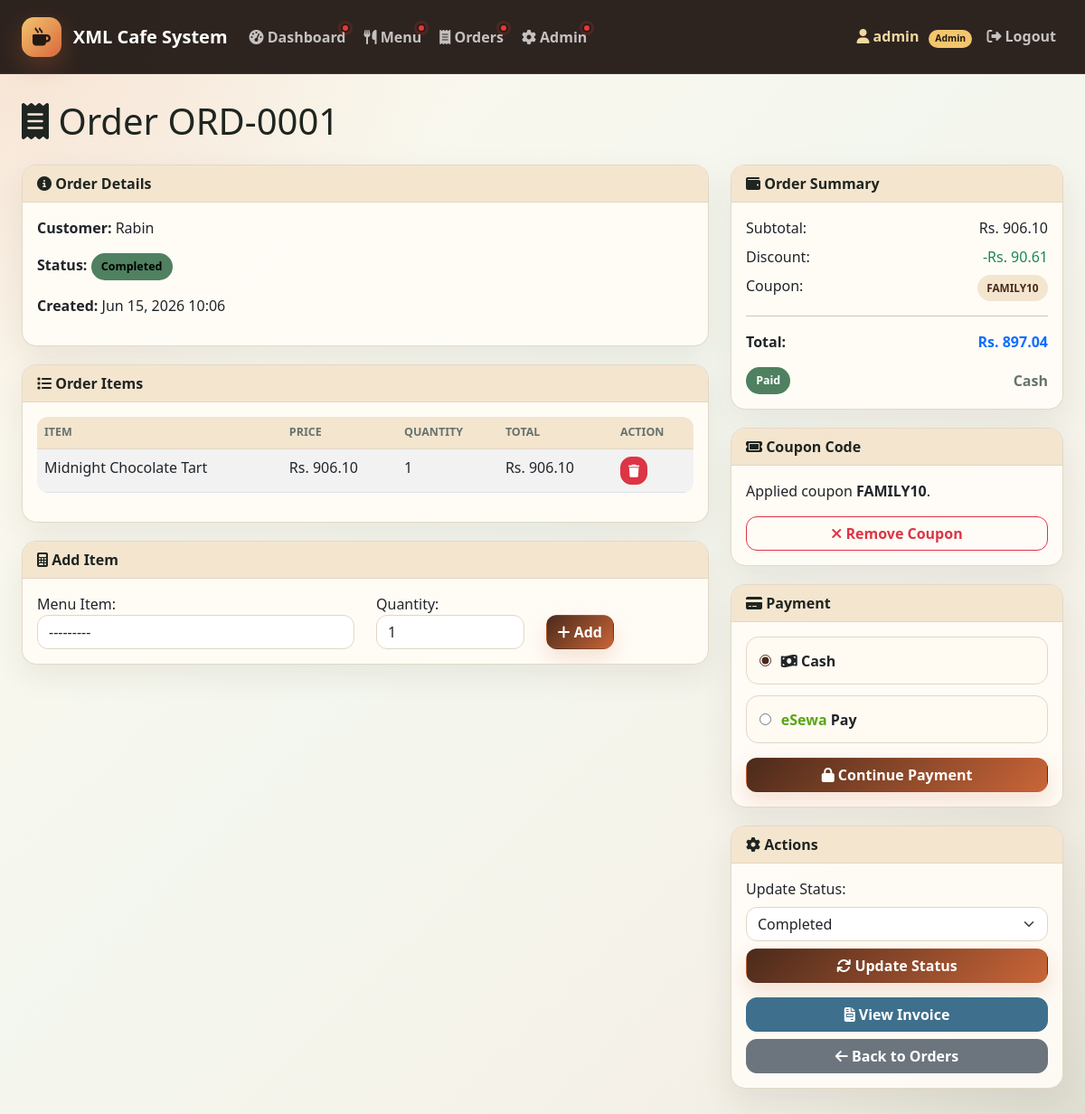
Page /orders/1/ (signed in) on the committed database.
### cafe_app/models.py (models this page shows, shortened)
class Order(models.Model):
    STATUS_CHOICES = [
        ('pending', 'Pending'),
        ('preparing', 'Preparing'),
        ('completed', 'Completed'),
        ('cancelled', 'Cancelled'),
    ]
    PAYMENT_METHOD_CHOICES = [
        ('unpaid', 'Unpaid'),
        ('cash', 'Cash'),
        ('esewa', 'eSewa'),
    ]
    PAYMENT_STATUS_CHOICES = [
        ('unpaid', 'Unpaid'),
        ('pending', 'Pending'),
        ('paid', 'Paid'),
    ]
    order_number = models.CharField(max_length=50, unique=True)
    customer_name = models.CharField(max_length=200)
    status = models.CharField(max_length=20, choices=STATUS_CHOICES, default='pending')
    subtotal = models.DecimalField(max_digits=10, decimal_places=2, default=Decimal('0.00'))
    discount = models.DecimalField(max_digits=10, decimal_places=2, default=Decimal('0.00'))
    coupon = models.ForeignKey(Coupon, on_delete=models.SET_NULL, null=True, blank=True)
    coupon_code = models.CharField(max_length=30, blank=True)
    coupon_redeemed = models.BooleanField(default=False)
    tax = models.DecimalField(max_digits=10, decimal_places=2, default=Decimal('0.00'))
    total = models.DecimalField(max_digits=10, decimal_places=2, default=Decimal('0.00'))
    payment_method = models.CharField(max_length=10, choices=PAYMENT_METHOD_CHOICES, default='unpaid')
    payment_status = models.CharField(max_length=10, choices=PAYMENT_STATUS_CHOICES, default='unpaid')
    reward_points_awarded = models.BooleanField(default=False)
    esewa_reference = models.CharField(max_length=60, blank=True)
    notes = models.TextField(blank=True)
    created_by = models.ForeignKey(User, on_delete=models.SET_NULL, null=True, related_name='created_orders')
    created_at = models.DateTimeField(auto_now_add=True)
    updated_at = models.DateTimeField(auto_now=True)
    class Meta:
        ordering = ['-created_at']

class OrderItem(models.Model):
    order = models.ForeignKey(Order, on_delete=models.CASCADE, related_name='items')
    menu_item = models.ForeignKey(MenuItem, on_delete=models.CASCADE)
    quantity = models.PositiveIntegerField(default=1, validators=[MinValueValidator(1)])
    price_at_order = models.DecimalField(max_digits=10, decimal_places=2)
    class Meta:
        ordering = ['id']
    @property
    def line_total(self):
        return self.price_at_order * self.quantity

class MenuItem(models.Model):
    CATEGORY_CHOICES = [
        ('beverages', 'Beverages'),
        ('snacks', 'Snacks'),
        ('meals', 'Meals'),
        ('desserts', 'Desserts'),
    ]
    name = models.CharField(max_length=200)
    price = models.DecimalField(max_digits=10, decimal_places=2, validators=[MinValueValidator(Decimal('0.01'))])
    category = models.CharField(max_length=20, choices=CATEGORY_CHOICES)
    description = models.TextField(blank=True)
    image = models.ImageField(upload_to='menu_images/', blank=True, null=True)
    is_available = models.BooleanField(default=True)
    created_at = models.DateTimeField(auto_now_add=True)
    updated_at = models.DateTimeField(auto_now=True)
    class Meta:
        ordering = ['category', 'name']
    def __str__(self):
        return f"{self.name} - Rs. {self.price}"

### cafe_app/views.py (the view)
# urls.py: path('orders/<int:pk>/', views.order_detail, name='order_detail'),
@role_required('staff', 'admin')
def order_detail(request, pk):
    order = get_object_or_404(Order, pk=pk)
    menu_items = MenuItem.objects.filter(is_available=True)
    if request.method == 'POST':
        item_form = OrderItemForm(request.POST)
        if item_form.is_valid():
            menu_item = item_form.cleaned_data['menu_item']
            quantity = item_form.cleaned_data['quantity']
            existing_item = order.items.filter(menu_item=menu_item).first()
            if existing_item:
                existing_item.quantity += quantity
                existing_item.save()
            else:
                OrderItem.objects.create(
                    order=order,
                    menu_item=menu_item,
                    quantity=quantity
                )
            order.calculate_totals()
            messages.success(request, 'Item added to order!')
            return redirect('order_detail', pk=order.pk)
    else:
        item_form = OrderItemForm()
    context = {
        'order': order,
        'menu_items': menu_items,
        'item_form': item_form,
        'coupon_form': CouponCodeForm(),
        'payment_form': PaymentMethodForm(initial={'payment_method': order.payment_method if order.payment_method != 'unpaid' else 'cash'}),
        'is_admin': request.user.is_staff,
    }
    return render(request, 'cafe_app/order_detail.html', context)

### templates/cafe_app/order_detail.html (shortened to what this page needs)
{% extends 'base.html' %}
{% block content %}
<div class="row">
    <div class="col-md-12">
        <h1 class="mb-4">
            <i class="fas fa-receipt"></i> Order {{ order.order_number }}
        </h1>
    </div>
</div>
<div class="row">
    <div class="col-md-8">
        <div class="card">
            <div class="card-header">
                <i class="fas fa-info-circle"></i> Order Details
            </div>
            <div class="card-body">
                <p><strong>Customer:</strong> {{ order.customer_name }}</p>
                <p><strong>Status:</strong>
                    <span class="status-badge status-{{ order.status }}">
                        {{ order.status|title }}
                    </span>
                </p>
                <p><strong>Created:</strong> {{ order.created_at|date:"M d, Y H:i" }}</p>
            </div>
        </div>
        <div class="card">
            <div class="card-header">
                <i class="fas fa-list"></i> Order Items
            </div>
            <div class="card-body">
                {% if order.items.all %}
                <table class="table table-striped">
                    <thead>
                        <tr>
                            <th>Item</th>
                            <th>Price</th>
                            <th>Quantity</th>
                            <th>Total</th>
                            <th>Action</th>
                        </tr>
                    </thead>
                    <tbody>
                        {% for item in order.items.all %}
                        <tr>
                            <td>{{ item.menu_item.name }}</td>
                            <td>Rs. {{ item.price_at_order|floatformat:2 }}</td>
                            <td>{{ item.quantity }}</td>
                            <td>Rs. {{ item.line_total|floatformat:2 }}</td>
                            <td>
                                <a href="{% url 'order_remove_item' order.pk item.pk %}" class="btn btn-sm btn-danger">
                                    <i class="fas fa-trash"></i>
                                </a>
                            </td>
                        </tr>
                        {% endfor %}
                    </tbody>
                </table>
                {% else %}
                <p class="text-muted">No items in this order yet.</p>
                {% endif %}
            </div>
        </div>
        <div class="card">
            <div class="card-header">
                <i class="fas fa-calculator"></i> Add Item
            </div>
            <div class="card-body">
                <form method="post">
                    <div class="row">
                        <div class="col-md-6">
                            {{ item_form.menu_item.label_tag }}
                            {{ item_form.menu_item }}
                        </div>
                        <div class="col-md-3">
                            {{ item_form.quantity.label_tag }}
                            {{ item_form.quantity }}
                        </div>
                        <div class="col-md-3">
                            <button type="submit" class="btn btn-primary mt-4">
                                <i class="fas fa-plus"></i> Add
                            </button>
                        </div>
                    </div>
                </form>
            </div>
        </div>
    </div>
    <div class="col-md-4">
        <div class="card">
            <div class="card-header">
                <i class="fas fa-wallet"></i> Order Summary
            </div>
            <div class="card-body">
                <div class="d-flex justify-content-between mb-2">
                    <span>Subtotal:</span>
                    <span>Rs. {{ order.subtotal|floatformat:2 }}</span>
                </div>
                <div class="d-flex justify-content-between mb-2">
                    <span>Discount:</span>
                    <span class="text-success">-Rs. {{ order.discount|floatformat:2 }}</span>
                </div>
                {% if order.coupon_code %}
                <div class="d-flex justify-content-between mb-2">
                    <span>Coupon:</span>
                    <span class="panel-badge">{{ order.coupon_code }}</span>
                </div>
                {% endif %}
                <hr>
                <div class="d-flex justify-content-between">
                    <strong>Total:</strong>
                    <strong class="text-primary">Rs. {{ order.total|floatformat:2 }}</strong>
                </div>
                <div class="payment-status-line mt-3">
                    <span class="status-badge payment-{{ order.payment_status }}">{{ order.get_payment_status_display }}</span>
                    <span>{{ order.get_payment_method_display }}</span>
                </div>
            </div>
        </div>
        <div class="card">
            <div class="card-header">
                <i class="fas fa-ticket"></i> Coupon Code
            </div>
            <div class="card-body">
                {% if order.coupon_code %}
                <p class="mb-3">Applied coupon <strong>{{ order.coupon_code }}</strong>.</p>
                <form method="post" action="{% url 'order_remove_coupon' order.pk %}">
                    <button type="submit" class="btn btn-outline-danger w-100">
                        <i class="fas fa-times"></i> Remove Coupon
                    </button>
                </form>
                {% endif %}
            </div>
        </div>
        <div class="card">
            <div class="card-header">
                <i class="fas fa-credit-card"></i> Payment
            </div>
            <div class="card-body">
                <form method="post" action="{% url 'order_select_payment' order.pk %}">
                    <div class="payment-options">
                        <label class="payment-option">
                            <input type="radio" name="payment_method" value="cash" {% if order.payment_method == 'cash' or order.payment_method == 'unpaid' %}checked{% endif %}>
                            <span><i class="fas fa-money-bill-wave"></i> Cash</span>
                        </label>
                        <label class="payment-option esewa-option">
                            <input type="radio" name="payment_method" value="esewa" {% if order.payment_method == 'esewa' %}checked{% endif %}>
                            <span><strong class="esewa-logo">eSewa</strong> Pay</span>
                        </label>
                    </div>
                    <button type="submit" class="btn btn-primary w-100 mt-3">
                        <i class="fas fa-lock"></i> Continue Payment
                    </button>
                </form>
            </div>
        </div>
        <div class="card">
            <div class="card-header">
                <i class="fas fa-cog"></i> Actions
            </div>
            <div class="card-body">
                <form method="post" action="{% url 'order_update_status' order.pk %}" class="mb-3">
                    <div class="mb-2">
                        <label class="form-label">Update Status:</label>
                        <select name="status" class="form-select">
                            <option value="completed" {% if order.status == 'completed' %}selected{% endif %}>Completed</option>
                        </select>
                    </div>
                    <button type="submit" class="btn btn-primary w-100">
                        <i class="fas fa-sync"></i> Update Status
                    </button>
                </form>
                <a href="{% url 'order_invoice' order.pk %}" class="btn btn-info w-100 mb-2">
                    <i class="fas fa-file-invoice"></i> View Invoice
                </a>
                <a href="{% url 'order_list' %}" class="btn btn-secondary w-100">
                    <i class="fas fa-arrow-left"></i> Back to Orders
                </a>
            </div>
        </div>
    </div>
</div>
{% endblock %}

### templates/base.html (shortened to what this page needs)
<!DOCTYPE html>
{% load static %}
<html lang="en">
<head>
    <link href="https://cdn.jsdelivr.net/npm/bootstrap@5.3.0/dist/css/bootstrap.min.css" rel="stylesheet">
    <link rel="stylesheet" href="https://cdnjs.cloudflare.com/ajax/libs/font-awesome/6.4.0/css/all.min.css">
    <link rel="stylesheet" href="{% static 'css/style.css' %}">
</head>
<body>
    <nav class="navbar navbar-expand-lg navbar-dark app-navbar no-print">
        <div class="container-fluid px-lg-4">
            <a class="navbar-brand brand-lockup" href="{% if app_role == 'customer' %}{% url 'customer_portal' %}{% else %}{% url 'dashboard' %}{% endif %}">
                <span class="brand-mark"><i class="fas fa-mug-hot"></i></span>
                <span>
                    <span class="brand-name">XML Cafe System</span>
                </span>
            </a>
            <div class="collapse navbar-collapse" id="navbarNav">
                <ul class="navbar-nav me-auto nav-pills-soft">
                    {% if app_role == 'staff' or app_role == 'admin' %}
                    <li class="nav-item nav-dot-wrap">
                        <a class="nav-link" href="{% url 'dashboard' %}">
                            <i class="fas fa-tachometer-alt"></i> Dashboard
                        </a>
                        {% if has_unseen_dashboard_notifications %}<span class="notification-dot"></span>{% endif %}
                    </li>
                    {% endif %}
                    <li class="nav-item nav-dot-wrap">
                        <a class="nav-link" href="{% url 'menu_list' %}">
                            <i class="fas fa-utensils"></i> Menu
                        </a>
                        {% if has_unseen_menu_notifications %}<span class="notification-dot"></span>{% endif %}
                    </li>
                    {% if app_role == 'staff' or app_role == 'admin' %}
                    <li class="nav-item nav-dot-wrap">
                        <a class="nav-link" href="{% url 'order_list' %}">
                            <i class="fas fa-receipt"></i> Orders
                        </a>
                        {% if has_unseen_order_notifications %}<span class="notification-dot"></span>{% endif %}
                    </li>
                    {% endif %}
                    {% if app_role == 'admin' %}
                    <li class="nav-item nav-dot-wrap">
                        <a class="nav-link" href="{% url 'admin_portal' %}">
                            <i class="fas fa-cog"></i> Admin
                        </a>
                        {% if has_unseen_dashboard_notifications %}<span class="notification-dot"></span>{% endif %}
                    </li>
                    {% endif %}
                </ul>
                <ul class="navbar-nav">
                    {% if user.is_authenticated %}
                    <li class="nav-item user-chip">
                        <span class="nav-link">
                            <i class="fas fa-user"></i> {{ user.username }}
                            <span class="role-chip">{{ app_role|title }}</span>
                        </span>
                    </li>
                    <li class="nav-item">
                        <form method="post" action="{% url 'logout' %}" class="d-inline">
                            <button type="submit" class="btn btn-link nav-link logout-link">
                                <i class="fas fa-sign-out-alt"></i> Logout
                            </button>
                        </form>
                    </li>
                    {% endif %}
                </ul>
            </div>
        </div>
    </nav>
    <main class="app-shell">
    <div class="container-fluid px-lg-4">
        {% block content %}{% endblock %}
    </div>
    </main>
</body>
</html>

### rows in the picture
Order: order_number "ORD-0001", customer_name "Rabin", status "Completed", created_at "Jun 15, 2026 10:06", subtotal "906.10", discount "90.61", coupon_code "FAMILY10", total "897.04", payment_status "Paid", payment_method "Cash", payment_method "☑ Cash", payment_method "☐ eSewa Pay"
OrderItem: menu_item.name "Midnight Chocolate Tart", price_at_order "906.10", quantity "1", line_total "906.10"

### other values in the picture
{{ user.username }} "admin"
{{ app_role|title }} "Admin"
{{ item_form.menu_item.label_tag }} "Menu Item:"
{{ item_form.quantity.label_tag }} "Quantity:"
